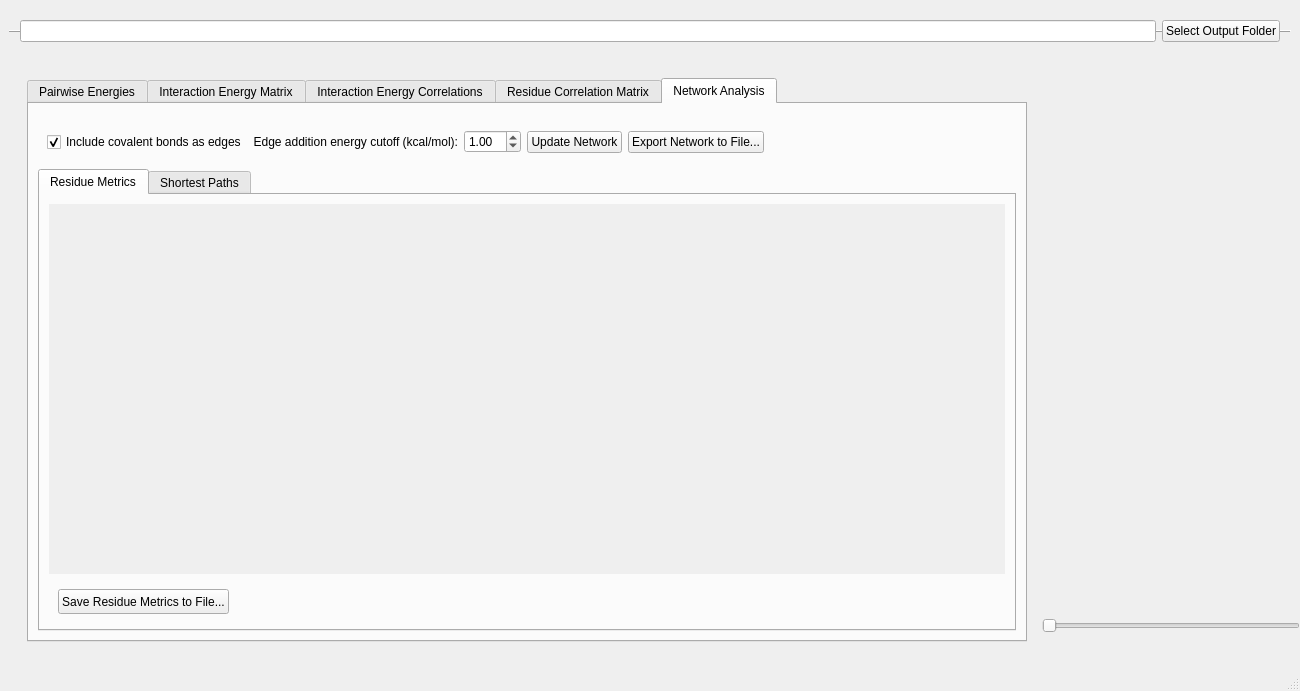
<?xml version="1.0" encoding="UTF-8"?>
<ui version="4.0">
 <class>MainWindow</class>
 <widget class="QMainWindow" name="MainWindow">
  <property name="geometry">
   <rect>
    <x>0</x>
    <y>0</y>
    <width>1300</width>
    <height>691</height>
   </rect>
  </property>
  <property name="sizePolicy">
   <sizepolicy hsizetype="Expanding" vsizetype="Expanding">
    <horstretch>1</horstretch>
    <verstretch>1</verstretch>
   </sizepolicy>
  </property>
  <property name="minimumSize">
   <size>
    <width>1300</width>
    <height>0</height>
   </size>
  </property>
  <property name="windowTitle">
   <string>gRINN: View Results</string>
  </property>
  <property name="windowIcon">
   <iconset>
    <normaloff>clover.ico</normaloff>clover.ico</iconset>
  </property>
  <widget class="QWidget" name="centralwidget">
   <property name="sizePolicy">
    <sizepolicy hsizetype="Expanding" vsizetype="Expanding">
     <horstretch>0</horstretch>
     <verstretch>0</verstretch>
    </sizepolicy>
   </property>
   <property name="minimumSize">
    <size>
     <width>1300</width>
     <height>0</height>
    </size>
   </property>
   <layout class="QVBoxLayout" name="verticalLayout_2">
    <property name="sizeConstraint">
     <enum>QLayout::SetMaximumSize</enum>
    </property>
    <item>
     <widget class="QFrame" name="frame_Top">
      <property name="minimumSize">
       <size>
        <width>0</width>
        <height>45</height>
       </size>
      </property>
      <property name="maximumSize">
       <size>
        <width>16777215</width>
        <height>45</height>
       </size>
      </property>
      <property name="frameShape">
       <enum>QFrame::HLine</enum>
      </property>
      <property name="frameShadow">
       <enum>QFrame::Raised</enum>
      </property>
      <layout class="QHBoxLayout" name="horizontalLayout_2">
       <property name="sizeConstraint">
        <enum>QLayout::SetMaximumSize</enum>
       </property>
       <item>
        <widget class="QLineEdit" name="lineEdit_selectOutputFolder"/>
       </item>
       <item>
        <widget class="QPushButton" name="pushButton_selectOutputFolder">
         <property name="sizePolicy">
          <sizepolicy hsizetype="Minimum" vsizetype="Fixed">
           <horstretch>0</horstretch>
           <verstretch>0</verstretch>
          </sizepolicy>
         </property>
         <property name="text">
          <string>Select Output Folder</string>
         </property>
        </widget>
       </item>
      </layout>
      <zorder>pushButton_selectOutputFolder</zorder>
      <zorder>lineEdit_selectOutputFolder</zorder>
     </widget>
    </item>
    <item>
     <widget class="QFrame" name="frame_Main">
      <property name="sizePolicy">
       <sizepolicy hsizetype="Expanding" vsizetype="Expanding">
        <horstretch>1</horstretch>
        <verstretch>1</verstretch>
       </sizepolicy>
      </property>
      <property name="minimumSize">
       <size>
        <width>1300</width>
        <height>0</height>
       </size>
      </property>
      <property name="frameShape">
       <enum>QFrame::NoFrame</enum>
      </property>
      <property name="frameShadow">
       <enum>QFrame::Raised</enum>
      </property>
      <layout class="QVBoxLayout" name="verticalLayout_4">
       <property name="sizeConstraint">
        <enum>QLayout::SetMaximumSize</enum>
       </property>
       <item>
        <widget class="QFrame" name="frame">
         <property name="sizePolicy">
          <sizepolicy hsizetype="Expanding" vsizetype="Expanding">
           <horstretch>1</horstretch>
           <verstretch>1</verstretch>
          </sizepolicy>
         </property>
         <property name="minimumSize">
          <size>
           <width>1300</width>
           <height>0</height>
          </size>
         </property>
         <property name="frameShape">
          <enum>QFrame::NoFrame</enum>
         </property>
         <property name="frameShadow">
          <enum>QFrame::Raised</enum>
         </property>
         <layout class="QHBoxLayout" name="horizontalLayout">
          <property name="sizeConstraint">
           <enum>QLayout::SetMaximumSize</enum>
          </property>
          <item>
           <widget class="QTabWidget" name="tabWidget">
            <property name="sizePolicy">
             <sizepolicy hsizetype="MinimumExpanding" vsizetype="Expanding">
              <horstretch>1</horstretch>
              <verstretch>1</verstretch>
             </sizepolicy>
            </property>
            <property name="minimumSize">
             <size>
              <width>1000</width>
              <height>0</height>
             </size>
            </property>
            <property name="tabPosition">
             <enum>QTabWidget::North</enum>
            </property>
            <property name="tabShape">
             <enum>QTabWidget::Rounded</enum>
            </property>
            <property name="currentIndex">
             <number>4</number>
            </property>
            <widget class="QWidget" name="tab_PairwiseEnergies">
             <property name="sizePolicy">
              <sizepolicy hsizetype="Expanding" vsizetype="Expanding">
               <horstretch>1</horstretch>
               <verstretch>1</verstretch>
              </sizepolicy>
             </property>
             <property name="minimumSize">
              <size>
               <width>800</width>
               <height>0</height>
              </size>
             </property>
             <property name="maximumSize">
              <size>
               <width>10000000</width>
               <height>10000000</height>
              </size>
             </property>
             <attribute name="title">
              <string>Pairwise Energies</string>
             </attribute>
             <layout class="QHBoxLayout" name="horizontalLayout_3">
              <property name="sizeConstraint">
               <enum>QLayout::SetMaximumSize</enum>
              </property>
              <item>
               <widget class="QTableWidget" name="tableWidget_sourceTargetResEnergies">
                <property name="sizePolicy">
                 <sizepolicy hsizetype="Expanding" vsizetype="Expanding">
                  <horstretch>1</horstretch>
                  <verstretch>1</verstretch>
                 </sizepolicy>
                </property>
                <property name="minimumSize">
                 <size>
                  <width>300</width>
                  <height>0</height>
                 </size>
                </property>
                <property name="maximumSize">
                 <size>
                  <width>400</width>
                  <height>16777215</height>
                 </size>
                </property>
                <property name="frameShape">
                 <enum>QFrame::NoFrame</enum>
                </property>
                <property name="sizeAdjustPolicy">
                 <enum>QAbstractScrollArea::AdjustIgnored</enum>
                </property>
                <property name="sortingEnabled">
                 <bool>true</bool>
                </property>
               </widget>
              </item>
              <item>
               <widget class="QFrame" name="frame_tabPairWiseEnergiesBarPlot">
                <property name="sizePolicy">
                 <sizepolicy hsizetype="Expanding" vsizetype="Expanding">
                  <horstretch>1</horstretch>
                  <verstretch>1</verstretch>
                 </sizepolicy>
                </property>
                <property name="minimumSize">
                 <size>
                  <width>200</width>
                  <height>0</height>
                 </size>
                </property>
                <property name="maximumSize">
                 <size>
                  <width>200</width>
                  <height>16777215</height>
                 </size>
                </property>
                <property name="frameShape">
                 <enum>QFrame::NoFrame</enum>
                </property>
                <property name="frameShadow">
                 <enum>QFrame::Raised</enum>
                </property>
                <layout class="QVBoxLayout" name="verticalLayout_3">
                 <property name="sizeConstraint">
                  <enum>QLayout::SetMaximumSize</enum>
                 </property>
                </layout>
               </widget>
              </item>
              <item>
               <widget class="QFrame" name="frame_tabPairWiseEnergiesPlots">
                <property name="sizePolicy">
                 <sizepolicy hsizetype="Expanding" vsizetype="Expanding">
                  <horstretch>1</horstretch>
                  <verstretch>1</verstretch>
                 </sizepolicy>
                </property>
                <property name="minimumSize">
                 <size>
                  <width>400</width>
                  <height>0</height>
                 </size>
                </property>
                <property name="frameShape">
                 <enum>QFrame::NoFrame</enum>
                </property>
                <property name="frameShadow">
                 <enum>QFrame::Raised</enum>
                </property>
                <layout class="QVBoxLayout" name="verticalLayout">
                 <property name="sizeConstraint">
                  <enum>QLayout::SetMaximumSize</enum>
                 </property>
                </layout>
               </widget>
              </item>
             </layout>
            </widget>
            <widget class="QWidget" name="tab_IEM">
             <property name="sizePolicy">
              <sizepolicy hsizetype="Expanding" vsizetype="Expanding">
               <horstretch>1</horstretch>
               <verstretch>1</verstretch>
              </sizepolicy>
             </property>
             <property name="minimumSize">
              <size>
               <width>400</width>
               <height>0</height>
              </size>
             </property>
             <property name="maximumSize">
              <size>
               <width>669</width>
               <height>477</height>
              </size>
             </property>
             <attribute name="title">
              <string>Interaction Energy Matrix</string>
             </attribute>
             <layout class="QHBoxLayout" name="horizontalLayout_5">
              <property name="sizeConstraint">
               <enum>QLayout::SetMaximumSize</enum>
              </property>
              <item>
               <widget class="QFrame" name="frame_tabIEM">
                <property name="sizePolicy">
                 <sizepolicy hsizetype="Expanding" vsizetype="Expanding">
                  <horstretch>1</horstretch>
                  <verstretch>1</verstretch>
                 </sizepolicy>
                </property>
                <property name="minimumSize">
                 <size>
                  <width>400</width>
                  <height>400</height>
                 </size>
                </property>
                <property name="frameShape">
                 <enum>QFrame::NoFrame</enum>
                </property>
                <property name="frameShadow">
                 <enum>QFrame::Raised</enum>
                </property>
                <layout class="QVBoxLayout" name="verticalLayout_5">
                 <property name="sizeConstraint">
                  <enum>QLayout::SetMaximumSize</enum>
                 </property>
                </layout>
               </widget>
              </item>
              <item>
               <widget class="QSlider" name="verticalSlider_IEM">
                <property name="sizePolicy">
                 <sizepolicy hsizetype="Fixed" vsizetype="Expanding">
                  <horstretch>0</horstretch>
                  <verstretch>1</verstretch>
                 </sizepolicy>
                </property>
                <property name="pageStep">
                 <number>1</number>
                </property>
                <property name="orientation">
                 <enum>Qt::Vertical</enum>
                </property>
               </widget>
              </item>
             </layout>
            </widget>
            <widget class="QWidget" name="tab_IEC">
             <attribute name="title">
              <string>Interaction Energy Correlations</string>
             </attribute>
             <layout class="QHBoxLayout" name="horizontalLayout_7">
              <property name="sizeConstraint">
               <enum>QLayout::SetMaximumSize</enum>
              </property>
              <item>
               <widget class="QTableWidget" name="tableWidget_IEC">
                <property name="sizePolicy">
                 <sizepolicy hsizetype="MinimumExpanding" vsizetype="Expanding">
                  <horstretch>1</horstretch>
                  <verstretch>1</verstretch>
                 </sizepolicy>
                </property>
                <property name="minimumSize">
                 <size>
                  <width>500</width>
                  <height>0</height>
                 </size>
                </property>
                <property name="maximumSize">
                 <size>
                  <width>500</width>
                  <height>16777215</height>
                 </size>
                </property>
                <property name="frameShape">
                 <enum>QFrame::NoFrame</enum>
                </property>
                <property name="frameShadow">
                 <enum>QFrame::Plain</enum>
                </property>
               </widget>
              </item>
              <item>
               <widget class="QFrame" name="frame_IECcorrelations">
                <property name="sizePolicy">
                 <sizepolicy hsizetype="Expanding" vsizetype="Expanding">
                  <horstretch>0</horstretch>
                  <verstretch>0</verstretch>
                 </sizepolicy>
                </property>
                <property name="minimumSize">
                 <size>
                  <width>300</width>
                  <height>0</height>
                 </size>
                </property>
                <property name="frameShape">
                 <enum>QFrame::NoFrame</enum>
                </property>
                <property name="frameShadow">
                 <enum>QFrame::Plain</enum>
                </property>
                <layout class="QVBoxLayout" name="verticalLayout_12">
                 <property name="sizeConstraint">
                  <enum>QLayout::SetMaximumSize</enum>
                 </property>
                </layout>
               </widget>
              </item>
             </layout>
            </widget>
            <widget class="QWidget" name="tab_RC">
             <attribute name="title">
              <string>Residue Correlation Matrix</string>
             </attribute>
             <layout class="QHBoxLayout" name="horizontalLayout_8">
              <item>
               <widget class="QFrame" name="frame_tabRC">
                <property name="sizePolicy">
                 <sizepolicy hsizetype="Expanding" vsizetype="Expanding">
                  <horstretch>1</horstretch>
                  <verstretch>1</verstretch>
                 </sizepolicy>
                </property>
                <property name="minimumSize">
                 <size>
                  <width>400</width>
                  <height>400</height>
                 </size>
                </property>
                <property name="frameShape">
                 <enum>QFrame::NoFrame</enum>
                </property>
                <property name="frameShadow">
                 <enum>QFrame::Raised</enum>
                </property>
                <layout class="QVBoxLayout" name="verticalLayout_13">
                 <property name="sizeConstraint">
                  <enum>QLayout::SetMaximumSize</enum>
                 </property>
                </layout>
               </widget>
              </item>
             </layout>
            </widget>
            <widget class="QWidget" name="tab_Network">
             <property name="sizePolicy">
              <sizepolicy hsizetype="Expanding" vsizetype="Expanding">
               <horstretch>1</horstretch>
               <verstretch>1</verstretch>
              </sizepolicy>
             </property>
             <property name="minimumSize">
              <size>
               <width>400</width>
               <height>0</height>
              </size>
             </property>
             <attribute name="title">
              <string>Network Analysis</string>
             </attribute>
             <layout class="QVBoxLayout" name="verticalLayout_6">
              <property name="sizeConstraint">
               <enum>QLayout::SetMaximumSize</enum>
              </property>
              <item alignment="Qt::AlignLeft">
               <widget class="QFrame" name="frame_NetworkGeneral">
                <property name="sizePolicy">
                 <sizepolicy hsizetype="Maximum" vsizetype="Maximum">
                  <horstretch>1</horstretch>
                  <verstretch>1</verstretch>
                 </sizepolicy>
                </property>
                <property name="minimumSize">
                 <size>
                  <width>700</width>
                  <height>50</height>
                 </size>
                </property>
                <property name="maximumSize">
                 <size>
                  <width>16777215</width>
                  <height>50</height>
                 </size>
                </property>
                <property name="layoutDirection">
                 <enum>Qt::LeftToRight</enum>
                </property>
                <property name="frameShape">
                 <enum>QFrame::NoFrame</enum>
                </property>
                <property name="frameShadow">
                 <enum>QFrame::Plain</enum>
                </property>
                <layout class="QHBoxLayout" name="horizontalLayout_10">
                 <property name="sizeConstraint">
                  <enum>QLayout::SetMaximumSize</enum>
                 </property>
                 <item alignment="Qt::AlignLeft">
                  <widget class="QCheckBox" name="checkBox_nwInclCovBonds">
                   <property name="text">
                    <string>Include covalent bonds as edges</string>
                   </property>
                   <property name="checked">
                    <bool>true</bool>
                   </property>
                  </widget>
                 </item>
                 <item>
                  <widget class="QLabel" name="label_3">
                   <property name="maximumSize">
                    <size>
                     <width>300</width>
                     <height>16777215</height>
                    </size>
                   </property>
                   <property name="layoutDirection">
                    <enum>Qt::LeftToRight</enum>
                   </property>
                   <property name="text">
                    <string>Edge addition energy cutoff (kcal/mol):</string>
                   </property>
                   <property name="alignment">
                    <set>Qt::AlignRight|Qt::AlignTrailing|Qt::AlignVCenter</set>
                   </property>
                  </widget>
                 </item>
                 <item alignment="Qt::AlignLeft">
                  <widget class="QDoubleSpinBox" name="doubleSpinBox_nwIntEnCutoff">
                   <property name="maximumSize">
                    <size>
                     <width>60</width>
                     <height>16777215</height>
                    </size>
                   </property>
                   <property name="value">
                    <double>1.000000000000000</double>
                   </property>
                  </widget>
                 </item>
                 <item>
                  <widget class="QPushButton" name="pushButton_updateNetwork">
                   <property name="text">
                    <string>Update Network</string>
                   </property>
                  </widget>
                 </item>
                 <item>
                  <widget class="QPushButton" name="pushButton_exportNetwork">
                   <property name="text">
                    <string>Export Network to File...</string>
                   </property>
                  </widget>
                 </item>
                </layout>
                <zorder>label_3</zorder>
                <zorder>doubleSpinBox_nwIntEnCutoff</zorder>
                <zorder>checkBox_nwInclCovBonds</zorder>
                <zorder>pushButton_updateNetwork</zorder>
                <zorder>pushButton_exportNetwork</zorder>
               </widget>
              </item>
              <item>
               <widget class="QTabWidget" name="tabWidget_2">
                <property name="sizePolicy">
                 <sizepolicy hsizetype="Expanding" vsizetype="Expanding">
                  <horstretch>1</horstretch>
                  <verstretch>1</verstretch>
                 </sizepolicy>
                </property>
                <property name="tabPosition">
                 <enum>QTabWidget::North</enum>
                </property>
                <property name="tabShape">
                 <enum>QTabWidget::Rounded</enum>
                </property>
                <property name="currentIndex">
                 <number>0</number>
                </property>
                <widget class="QWidget" name="tab_ResidueMetrics">
                 <attribute name="title">
                  <string>Residue Metrics</string>
                 </attribute>
                 <layout class="QVBoxLayout" name="verticalLayout_9">
                  <item>
                   <widget class="QScrollArea" name="scrollArea_Degree">
                    <property name="maximumSize">
                     <size>
                      <width>16777215</width>
                      <height>16777215</height>
                     </size>
                    </property>
                    <property name="frameShape">
                     <enum>QFrame::NoFrame</enum>
                    </property>
                    <property name="sizeAdjustPolicy">
                     <enum>QAbstractScrollArea::AdjustIgnored</enum>
                    </property>
                    <property name="widgetResizable">
                     <bool>true</bool>
                    </property>
                    <widget class="QWidget" name="scrollAreaWidgetContents">
                     <property name="geometry">
                      <rect>
                       <x>0</x>
                       <y>0</y>
                       <width>956</width>
                       <height>360</height>
                      </rect>
                     </property>
                     <layout class="QHBoxLayout" name="horizontalLayout_4">
                      <property name="sizeConstraint">
                       <enum>QLayout::SetMaximumSize</enum>
                      </property>
                      <item>
                       <widget class="QFrame" name="frame_ResidueMetrics">
                        <property name="sizePolicy">
                         <sizepolicy hsizetype="MinimumExpanding" vsizetype="Maximum">
                          <horstretch>1</horstretch>
                          <verstretch>1</verstretch>
                         </sizepolicy>
                        </property>
                        <property name="minimumSize">
                         <size>
                          <width>0</width>
                          <height>0</height>
                         </size>
                        </property>
                        <property name="frameShape">
                         <enum>QFrame::NoFrame</enum>
                        </property>
                        <property name="frameShadow">
                         <enum>QFrame::Plain</enum>
                        </property>
                       </widget>
                      </item>
                     </layout>
                    </widget>
                   </widget>
                  </item>
                  <item alignment="Qt::AlignLeft|Qt::AlignVCenter">
                   <widget class="QFrame" name="frame_2">
                    <property name="minimumSize">
                     <size>
                      <width>0</width>
                      <height>40</height>
                     </size>
                    </property>
                    <property name="maximumSize">
                     <size>
                      <width>16777215</width>
                      <height>40</height>
                     </size>
                    </property>
                    <property name="frameShape">
                     <enum>QFrame::NoFrame</enum>
                    </property>
                    <property name="frameShadow">
                     <enum>QFrame::Plain</enum>
                    </property>
                    <layout class="QHBoxLayout" name="horizontalLayout_9">
                     <item>
                      <widget class="QPushButton" name="pushButton_saveResidueMetrics">
                       <property name="minimumSize">
                        <size>
                         <width>0</width>
                         <height>25</height>
                        </size>
                       </property>
                       <property name="maximumSize">
                        <size>
                         <width>250</width>
                         <height>16777215</height>
                        </size>
                       </property>
                       <property name="text">
                        <string>Save Residue Metrics to File...</string>
                       </property>
                      </widget>
                     </item>
                    </layout>
                   </widget>
                  </item>
                 </layout>
                </widget>
                <widget class="QWidget" name="tab_ShortestPaths">
                 <property name="sizePolicy">
                  <sizepolicy hsizetype="Expanding" vsizetype="Expanding">
                   <horstretch>1</horstretch>
                   <verstretch>1</verstretch>
                  </sizepolicy>
                 </property>
                 <attribute name="title">
                  <string>Shortest Paths</string>
                 </attribute>
                 <layout class="QVBoxLayout" name="verticalLayout_7">
                  <property name="sizeConstraint">
                   <enum>QLayout::SetMaximumSize</enum>
                  </property>
                  <item>
                   <widget class="QFrame" name="frame_ShortestPathsTop">
                    <property name="sizePolicy">
                     <sizepolicy hsizetype="Fixed" vsizetype="Minimum">
                      <horstretch>0</horstretch>
                      <verstretch>0</verstretch>
                     </sizepolicy>
                    </property>
                    <property name="minimumSize">
                     <size>
                      <width>500</width>
                      <height>10</height>
                     </size>
                    </property>
                    <property name="frameShape">
                     <enum>QFrame::NoFrame</enum>
                    </property>
                    <property name="frameShadow">
                     <enum>QFrame::Plain</enum>
                    </property>
                    <layout class="QHBoxLayout" name="horizontalLayout_6">
                     <property name="sizeConstraint">
                      <enum>QLayout::SetMinimumSize</enum>
                     </property>
                     <item>
                      <widget class="QLabel" name="label">
                       <property name="text">
                        <string>Source Residue</string>
                       </property>
                      </widget>
                     </item>
                     <item>
                      <widget class="QComboBox" name="comboBox_SourceResidue"/>
                     </item>
                     <item>
                      <widget class="QLabel" name="label_2">
                       <property name="text">
                        <string>Target Residue</string>
                       </property>
                      </widget>
                     </item>
                     <item>
                      <widget class="QComboBox" name="comboBox_TargetResidue"/>
                     </item>
                     <item>
                      <widget class="QPushButton" name="pushButton_findShortestPaths">
                       <property name="text">
                        <string>Find</string>
                       </property>
                      </widget>
                     </item>
                    </layout>
                   </widget>
                  </item>
                  <item>
                   <widget class="QTableWidget" name="tableWidget_ShortestPaths">
                    <property name="sizePolicy">
                     <sizepolicy hsizetype="Expanding" vsizetype="Expanding">
                      <horstretch>1</horstretch>
                      <verstretch>1</verstretch>
                     </sizepolicy>
                    </property>
                    <property name="frameShape">
                     <enum>QFrame::NoFrame</enum>
                    </property>
                   </widget>
                  </item>
                 </layout>
                </widget>
               </widget>
              </item>
             </layout>
            </widget>
           </widget>
          </item>
          <item>
           <widget class="QFrame" name="frame_ProteinViewControl">
            <property name="sizePolicy">
             <sizepolicy hsizetype="Expanding" vsizetype="Expanding">
              <horstretch>1</horstretch>
              <verstretch>1</verstretch>
             </sizepolicy>
            </property>
            <property name="minimumSize">
             <size>
              <width>200</width>
              <height>0</height>
             </size>
            </property>
            <property name="maximumSize">
             <size>
              <width>400</width>
              <height>16777215</height>
             </size>
            </property>
            <property name="frameShape">
             <enum>QFrame::NoFrame</enum>
            </property>
            <property name="frameShadow">
             <enum>QFrame::Plain</enum>
            </property>
            <layout class="QVBoxLayout" name="verticalLayout_11">
             <property name="sizeConstraint">
              <enum>QLayout::SetMaximumSize</enum>
             </property>
             <item>
              <widget class="QFrame" name="frame_ProteinView">
               <property name="sizePolicy">
                <sizepolicy hsizetype="Expanding" vsizetype="Expanding">
                 <horstretch>1</horstretch>
                 <verstretch>1</verstretch>
                </sizepolicy>
               </property>
               <property name="minimumSize">
                <size>
                 <width>100</width>
                 <height>0</height>
                </size>
               </property>
               <property name="frameShape">
                <enum>QFrame::NoFrame</enum>
               </property>
               <property name="frameShadow">
                <enum>QFrame::Plain</enum>
               </property>
              </widget>
             </item>
             <item>
              <widget class="QSlider" name="horizontalSlider">
               <property name="sizePolicy">
                <sizepolicy hsizetype="Expanding" vsizetype="Fixed">
                 <horstretch>1</horstretch>
                 <verstretch>1</verstretch>
                </sizepolicy>
               </property>
               <property name="tracking">
                <bool>true</bool>
               </property>
               <property name="orientation">
                <enum>Qt::Horizontal</enum>
               </property>
               <property name="tickPosition">
                <enum>QSlider::NoTicks</enum>
               </property>
              </widget>
             </item>
            </layout>
           </widget>
          </item>
         </layout>
        </widget>
       </item>
      </layout>
     </widget>
    </item>
   </layout>
  </widget>
  <widget class="QStatusBar" name="statusbar"/>
 </widget>
 <resources/>
 <connections/>
</ui>
